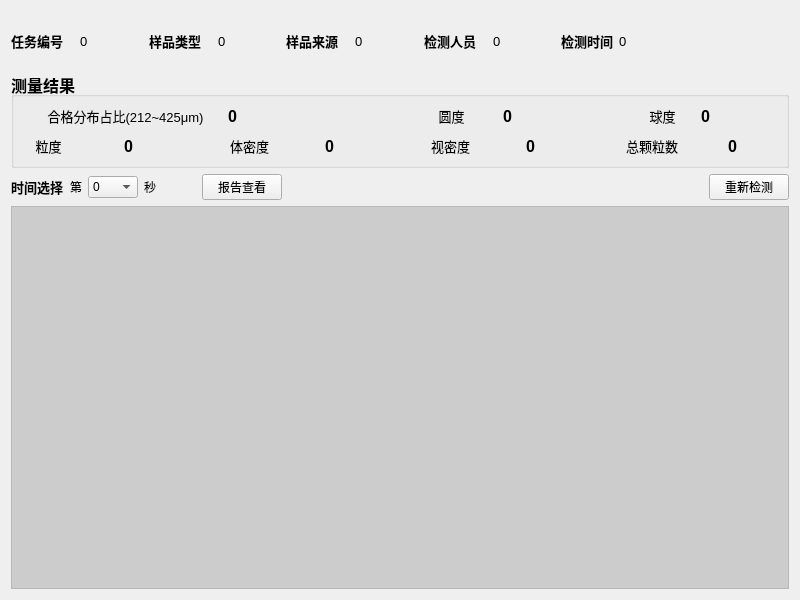
<?xml version="1.0" encoding="UTF-8"?>
<ui version="4.0">
 <class>ResultViewer</class>
 <widget class="QWidget" name="ResultViewer">
  <property name="geometry">
   <rect>
    <x>0</x>
    <y>0</y>
    <width>800</width>
    <height>600</height>
   </rect>
  </property>
  <property name="windowTitle">
   <string>Form</string>
  </property>
  <layout class="QVBoxLayout" name="verticalLayout" stretch="0,0,0,1">
   <item>
    <layout class="QHBoxLayout" name="horizontalLayout_6">
     <property name="sizeConstraint">
      <enum>QLayout::SetFixedSize</enum>
     </property>
     <property name="topMargin">
      <number>20</number>
     </property>
     <property name="bottomMargin">
      <number>15</number>
     </property>
     <item>
      <layout class="QHBoxLayout" name="horizontalLayout">
       <property name="sizeConstraint">
        <enum>QLayout::SetMinAndMaxSize</enum>
       </property>
       <item>
        <widget class="QLabel" name="label">
         <property name="sizePolicy">
          <sizepolicy hsizetype="Preferred" vsizetype="Fixed">
           <horstretch>0</horstretch>
           <verstretch>0</verstretch>
          </sizepolicy>
         </property>
         <property name="maximumSize">
          <size>
           <width>16777215</width>
           <height>20</height>
          </size>
         </property>
         <property name="font">
          <font>
           <pointsize>10</pointsize>
           <bold>true</bold>
          </font>
         </property>
         <property name="text">
          <string>任务编号</string>
         </property>
        </widget>
       </item>
       <item>
        <widget class="QLabel" name="ID">
         <property name="sizePolicy">
          <sizepolicy hsizetype="Preferred" vsizetype="Fixed">
           <horstretch>0</horstretch>
           <verstretch>0</verstretch>
          </sizepolicy>
         </property>
         <property name="maximumSize">
          <size>
           <width>16777215</width>
           <height>20</height>
          </size>
         </property>
         <property name="font">
          <font>
           <pointsize>10</pointsize>
          </font>
         </property>
         <property name="text">
          <string>0</string>
         </property>
        </widget>
       </item>
      </layout>
     </item>
     <item>
      <layout class="QHBoxLayout" name="horizontalLayout_2">
       <property name="sizeConstraint">
        <enum>QLayout::SetMinAndMaxSize</enum>
       </property>
       <item>
        <widget class="QLabel" name="label_3">
         <property name="sizePolicy">
          <sizepolicy hsizetype="Preferred" vsizetype="Fixed">
           <horstretch>0</horstretch>
           <verstretch>0</verstretch>
          </sizepolicy>
         </property>
         <property name="maximumSize">
          <size>
           <width>16777215</width>
           <height>20</height>
          </size>
         </property>
         <property name="font">
          <font>
           <pointsize>10</pointsize>
           <bold>true</bold>
          </font>
         </property>
         <property name="text">
          <string>样品类型</string>
         </property>
        </widget>
       </item>
       <item>
        <widget class="QLabel" name="Type">
         <property name="sizePolicy">
          <sizepolicy hsizetype="Preferred" vsizetype="Fixed">
           <horstretch>0</horstretch>
           <verstretch>0</verstretch>
          </sizepolicy>
         </property>
         <property name="maximumSize">
          <size>
           <width>16777215</width>
           <height>20</height>
          </size>
         </property>
         <property name="font">
          <font>
           <pointsize>10</pointsize>
          </font>
         </property>
         <property name="text">
          <string>0</string>
         </property>
        </widget>
       </item>
      </layout>
     </item>
     <item>
      <layout class="QHBoxLayout" name="horizontalLayout_3">
       <property name="sizeConstraint">
        <enum>QLayout::SetMinAndMaxSize</enum>
       </property>
       <item>
        <widget class="QLabel" name="label_5">
         <property name="sizePolicy">
          <sizepolicy hsizetype="Preferred" vsizetype="Fixed">
           <horstretch>0</horstretch>
           <verstretch>0</verstretch>
          </sizepolicy>
         </property>
         <property name="maximumSize">
          <size>
           <width>16777215</width>
           <height>20</height>
          </size>
         </property>
         <property name="font">
          <font>
           <pointsize>10</pointsize>
           <bold>true</bold>
          </font>
         </property>
         <property name="text">
          <string>样品来源</string>
         </property>
        </widget>
       </item>
       <item>
        <widget class="QLabel" name="Source">
         <property name="sizePolicy">
          <sizepolicy hsizetype="Preferred" vsizetype="Fixed">
           <horstretch>0</horstretch>
           <verstretch>0</verstretch>
          </sizepolicy>
         </property>
         <property name="maximumSize">
          <size>
           <width>16777215</width>
           <height>20</height>
          </size>
         </property>
         <property name="font">
          <font>
           <pointsize>10</pointsize>
          </font>
         </property>
         <property name="text">
          <string>0</string>
         </property>
        </widget>
       </item>
      </layout>
     </item>
     <item>
      <layout class="QHBoxLayout" name="horizontalLayout_4">
       <property name="sizeConstraint">
        <enum>QLayout::SetMinAndMaxSize</enum>
       </property>
       <item>
        <widget class="QLabel" name="label_7">
         <property name="sizePolicy">
          <sizepolicy hsizetype="Preferred" vsizetype="Fixed">
           <horstretch>0</horstretch>
           <verstretch>0</verstretch>
          </sizepolicy>
         </property>
         <property name="maximumSize">
          <size>
           <width>16777215</width>
           <height>20</height>
          </size>
         </property>
         <property name="font">
          <font>
           <pointsize>10</pointsize>
           <bold>true</bold>
          </font>
         </property>
         <property name="text">
          <string>检测人员</string>
         </property>
        </widget>
       </item>
       <item>
        <widget class="QLabel" name="Person">
         <property name="sizePolicy">
          <sizepolicy hsizetype="Preferred" vsizetype="Fixed">
           <horstretch>0</horstretch>
           <verstretch>0</verstretch>
          </sizepolicy>
         </property>
         <property name="maximumSize">
          <size>
           <width>16777215</width>
           <height>20</height>
          </size>
         </property>
         <property name="font">
          <font>
           <pointsize>10</pointsize>
          </font>
         </property>
         <property name="text">
          <string>0</string>
         </property>
        </widget>
       </item>
      </layout>
     </item>
     <item>
      <layout class="QHBoxLayout" name="horizontalLayout_5">
       <property name="sizeConstraint">
        <enum>QLayout::SetMinAndMaxSize</enum>
       </property>
       <item>
        <widget class="QLabel" name="label_101">
         <property name="sizePolicy">
          <sizepolicy hsizetype="Preferred" vsizetype="Fixed">
           <horstretch>0</horstretch>
           <verstretch>0</verstretch>
          </sizepolicy>
         </property>
         <property name="maximumSize">
          <size>
           <width>16777215</width>
           <height>20</height>
          </size>
         </property>
         <property name="font">
          <font>
           <pointsize>10</pointsize>
           <bold>true</bold>
          </font>
         </property>
         <property name="text">
          <string>检测时间</string>
         </property>
         <property name="scaledContents">
          <bool>false</bool>
         </property>
        </widget>
       </item>
       <item>
        <widget class="QLabel" name="Time">
         <property name="sizePolicy">
          <sizepolicy hsizetype="Preferred" vsizetype="Fixed">
           <horstretch>0</horstretch>
           <verstretch>0</verstretch>
          </sizepolicy>
         </property>
         <property name="minimumSize">
          <size>
           <width>170</width>
           <height>0</height>
          </size>
         </property>
         <property name="maximumSize">
          <size>
           <width>16777215</width>
           <height>20</height>
          </size>
         </property>
         <property name="font">
          <font>
           <pointsize>10</pointsize>
          </font>
         </property>
         <property name="text">
          <string>0</string>
         </property>
        </widget>
       </item>
      </layout>
     </item>
    </layout>
   </item>
   <item>
    <widget class="QGroupBox" name="groupBox">
     <property name="font">
      <font>
       <pointsize>12</pointsize>
       <bold>true</bold>
       <kerning>true</kerning>
      </font>
     </property>
     <property name="title">
      <string>测量结果</string>
     </property>
     <layout class="QVBoxLayout" name="verticalLayout_2">
      <property name="spacing">
       <number>10</number>
      </property>
      <item>
       <layout class="QHBoxLayout" name="horizontalLayout_11" stretch="2,0,1,0,1">
        <property name="spacing">
         <number>0</number>
        </property>
        <item>
         <layout class="QHBoxLayout" name="horizontalLayout_7" stretch="2,1">
          <item>
           <widget class="QLabel" name="label_2">
            <property name="sizePolicy">
             <sizepolicy hsizetype="Minimum" vsizetype="Preferred">
              <horstretch>0</horstretch>
              <verstretch>0</verstretch>
             </sizepolicy>
            </property>
            <property name="font">
             <font>
              <pointsize>10</pointsize>
              <bold>false</bold>
              <kerning>true</kerning>
             </font>
            </property>
            <property name="text">
             <string>合格分布占比(212~425μm)</string>
            </property>
            <property name="alignment">
             <set>Qt::AlignCenter</set>
            </property>
           </widget>
          </item>
          <item>
           <widget class="QLabel" name="result1">
            <property name="text">
             <string>0</string>
            </property>
           </widget>
          </item>
         </layout>
        </item>
        <item>
         <spacer name="horizontalSpacer">
          <property name="orientation">
           <enum>Qt::Horizontal</enum>
          </property>
          <property name="sizeType">
           <enum>QSizePolicy::Fixed</enum>
          </property>
          <property name="sizeHint" stdset="0">
           <size>
            <width>70</width>
            <height>20</height>
           </size>
          </property>
         </spacer>
        </item>
        <item>
         <layout class="QHBoxLayout" name="horizontalLayout_9" stretch="2,1">
          <item>
           <widget class="QLabel" name="label_12">
            <property name="sizePolicy">
             <sizepolicy hsizetype="Minimum" vsizetype="Preferred">
              <horstretch>0</horstretch>
              <verstretch>0</verstretch>
             </sizepolicy>
            </property>
            <property name="font">
             <font>
              <pointsize>10</pointsize>
              <bold>false</bold>
              <kerning>true</kerning>
             </font>
            </property>
            <property name="text">
             <string>圆度</string>
            </property>
            <property name="alignment">
             <set>Qt::AlignCenter</set>
            </property>
           </widget>
          </item>
          <item>
           <widget class="QLabel" name="result2">
            <property name="text">
             <string>0</string>
            </property>
           </widget>
          </item>
         </layout>
        </item>
        <item>
         <spacer name="horizontalSpacer_3">
          <property name="orientation">
           <enum>Qt::Horizontal</enum>
          </property>
          <property name="sizeType">
           <enum>QSizePolicy::Fixed</enum>
          </property>
          <property name="sizeHint" stdset="0">
           <size>
            <width>70</width>
            <height>20</height>
           </size>
          </property>
         </spacer>
        </item>
        <item>
         <layout class="QHBoxLayout" name="horizontalLayout_10">
          <item>
           <widget class="QLabel" name="label_9">
            <property name="sizePolicy">
             <sizepolicy hsizetype="Minimum" vsizetype="Preferred">
              <horstretch>0</horstretch>
              <verstretch>0</verstretch>
             </sizepolicy>
            </property>
            <property name="font">
             <font>
              <pointsize>10</pointsize>
              <bold>false</bold>
              <kerning>true</kerning>
             </font>
            </property>
            <property name="text">
             <string>球度</string>
            </property>
            <property name="alignment">
             <set>Qt::AlignCenter</set>
            </property>
           </widget>
          </item>
          <item>
           <widget class="QLabel" name="result3">
            <property name="text">
             <string>0</string>
            </property>
           </widget>
          </item>
         </layout>
        </item>
       </layout>
      </item>
      <item>
       <layout class="QHBoxLayout" name="horizontalLayout_14" stretch="1,1,1,1">
        <property name="spacing">
         <number>50</number>
        </property>
        <item>
         <layout class="QHBoxLayout" name="horizontalLayout_15">
          <item>
           <widget class="QLabel" name="label_14">
            <property name="sizePolicy">
             <sizepolicy hsizetype="Minimum" vsizetype="Preferred">
              <horstretch>0</horstretch>
              <verstretch>0</verstretch>
             </sizepolicy>
            </property>
            <property name="font">
             <font>
              <pointsize>10</pointsize>
              <bold>false</bold>
              <kerning>true</kerning>
             </font>
            </property>
            <property name="text">
             <string>粒度</string>
            </property>
            <property name="alignment">
             <set>Qt::AlignCenter</set>
            </property>
           </widget>
          </item>
          <item>
           <widget class="QLabel" name="result4">
            <property name="text">
             <string>0</string>
            </property>
           </widget>
          </item>
         </layout>
        </item>
        <item>
         <layout class="QHBoxLayout" name="horizontalLayout_16">
          <item>
           <widget class="QLabel" name="label_16">
            <property name="sizePolicy">
             <sizepolicy hsizetype="Minimum" vsizetype="Preferred">
              <horstretch>0</horstretch>
              <verstretch>0</verstretch>
             </sizepolicy>
            </property>
            <property name="font">
             <font>
              <pointsize>10</pointsize>
              <bold>false</bold>
              <kerning>true</kerning>
             </font>
            </property>
            <property name="text">
             <string>体密度</string>
            </property>
            <property name="alignment">
             <set>Qt::AlignCenter</set>
            </property>
           </widget>
          </item>
          <item>
           <widget class="QLabel" name="result5">
            <property name="text">
             <string>0</string>
            </property>
           </widget>
          </item>
         </layout>
        </item>
        <item>
         <layout class="QHBoxLayout" name="horizontalLayout_17">
          <item>
           <widget class="QLabel" name="label_18">
            <property name="sizePolicy">
             <sizepolicy hsizetype="Minimum" vsizetype="Preferred">
              <horstretch>0</horstretch>
              <verstretch>0</verstretch>
             </sizepolicy>
            </property>
            <property name="font">
             <font>
              <pointsize>10</pointsize>
              <bold>false</bold>
              <kerning>true</kerning>
             </font>
            </property>
            <property name="text">
             <string>视密度</string>
            </property>
            <property name="alignment">
             <set>Qt::AlignCenter</set>
            </property>
           </widget>
          </item>
          <item>
           <widget class="QLabel" name="result6">
            <property name="text">
             <string>0</string>
            </property>
           </widget>
          </item>
         </layout>
        </item>
        <item>
         <layout class="QHBoxLayout" name="horizontalLayout_18">
          <item>
           <widget class="QLabel" name="label_20">
            <property name="sizePolicy">
             <sizepolicy hsizetype="Minimum" vsizetype="Preferred">
              <horstretch>0</horstretch>
              <verstretch>0</verstretch>
             </sizepolicy>
            </property>
            <property name="font">
             <font>
              <pointsize>10</pointsize>
              <bold>false</bold>
              <kerning>true</kerning>
             </font>
            </property>
            <property name="text">
             <string>总颗粒数</string>
            </property>
            <property name="alignment">
             <set>Qt::AlignCenter</set>
            </property>
           </widget>
          </item>
          <item>
           <widget class="QLabel" name="result7">
            <property name="text">
             <string>0</string>
            </property>
           </widget>
          </item>
         </layout>
        </item>
       </layout>
      </item>
     </layout>
    </widget>
   </item>
   <item>
    <layout class="QHBoxLayout" name="horizontalLayout_23">
     <item>
      <widget class="QLabel" name="label_8">
       <property name="sizePolicy">
        <sizepolicy hsizetype="Fixed" vsizetype="Preferred">
         <horstretch>0</horstretch>
         <verstretch>0</verstretch>
        </sizepolicy>
       </property>
       <property name="font">
        <font>
         <pointsize>10</pointsize>
         <bold>true</bold>
        </font>
       </property>
       <property name="text">
        <string>时间选择</string>
       </property>
      </widget>
     </item>
     <item>
      <widget class="QLabel" name="label_17">
       <property name="sizePolicy">
        <sizepolicy hsizetype="Fixed" vsizetype="Preferred">
         <horstretch>0</horstretch>
         <verstretch>0</verstretch>
        </sizepolicy>
       </property>
       <property name="text">
        <string>第</string>
       </property>
      </widget>
     </item>
     <item>
      <widget class="QComboBox" name="comboBox">
       <property name="sizePolicy">
        <sizepolicy hsizetype="Fixed" vsizetype="Fixed">
         <horstretch>0</horstretch>
         <verstretch>0</verstretch>
        </sizepolicy>
       </property>
       <property name="minimumSize">
        <size>
         <width>50</width>
         <height>0</height>
        </size>
       </property>
       <item>
        <property name="text">
         <string>0</string>
        </property>
       </item>
      </widget>
     </item>
     <item>
      <widget class="QLabel" name="label_19">
       <property name="sizePolicy">
        <sizepolicy hsizetype="Fixed" vsizetype="Preferred">
         <horstretch>0</horstretch>
         <verstretch>0</verstretch>
        </sizepolicy>
       </property>
       <property name="text">
        <string>秒</string>
       </property>
      </widget>
     </item>
     <item>
      <spacer name="horizontalSpacer_2">
       <property name="orientation">
        <enum>Qt::Horizontal</enum>
       </property>
       <property name="sizeType">
        <enum>QSizePolicy::Fixed</enum>
       </property>
       <property name="sizeHint" stdset="0">
        <size>
         <width>40</width>
         <height>20</height>
        </size>
       </property>
      </spacer>
     </item>
     <item>
      <widget class="QPushButton" name="pushButton_2">
       <property name="text">
        <string>报告查看</string>
       </property>
      </widget>
     </item>
     <item>
      <spacer name="horizontalSpacer_4">
       <property name="orientation">
        <enum>Qt::Horizontal</enum>
       </property>
       <property name="sizeHint" stdset="0">
        <size>
         <width>40</width>
         <height>20</height>
        </size>
       </property>
      </spacer>
     </item>
     <item>
      <widget class="QPushButton" name="pushButton">
       <property name="text">
        <string>重新检测</string>
       </property>
      </widget>
     </item>
    </layout>
   </item>
   <item>
    <widget class="QScrollArea" name="scrollArea_2">
     <property name="widgetResizable">
      <bool>true</bool>
     </property>
     <widget class="QWidget" name="scrollAreaWidgetContents_2">
      <property name="geometry">
       <rect>
        <x>0</x>
        <y>0</y>
        <width>780</width>
        <height>382</height>
       </rect>
      </property>
      <layout class="QVBoxLayout" name="verticalLayout_3">
       <property name="spacing">
        <number>0</number>
       </property>
       <property name="leftMargin">
        <number>0</number>
       </property>
       <property name="topMargin">
        <number>0</number>
       </property>
       <property name="rightMargin">
        <number>0</number>
       </property>
       <property name="bottomMargin">
        <number>0</number>
       </property>
       <item>
        <widget class="QWidget" name="widget" native="true">
         <property name="styleSheet">
          <string notr="true">QWidget#widget{
	background-color: rgb(204, 204, 204);
}</string>
         </property>
         <layout class="QVBoxLayout" name="verticalLayout_4">
          <item>
           <layout class="QHBoxLayout" name="horizontalLayout_12">
            <property name="spacing">
             <number>0</number>
            </property>
            <item>
             <widget class="QWidget" name="content" native="true"/>
            </item>
            <item>
             <spacer name="horizontalSpacer_5">
              <property name="orientation">
               <enum>Qt::Horizontal</enum>
              </property>
              <property name="sizeHint" stdset="0">
               <size>
                <width>40</width>
                <height>20</height>
               </size>
              </property>
             </spacer>
            </item>
           </layout>
          </item>
          <item>
           <spacer name="verticalSpacer">
            <property name="orientation">
             <enum>Qt::Vertical</enum>
            </property>
            <property name="sizeHint" stdset="0">
             <size>
              <width>20</width>
              <height>40</height>
             </size>
            </property>
           </spacer>
          </item>
         </layout>
        </widget>
       </item>
      </layout>
     </widget>
    </widget>
   </item>
  </layout>
 </widget>
 <resources/>
 <connections/>
</ui>
